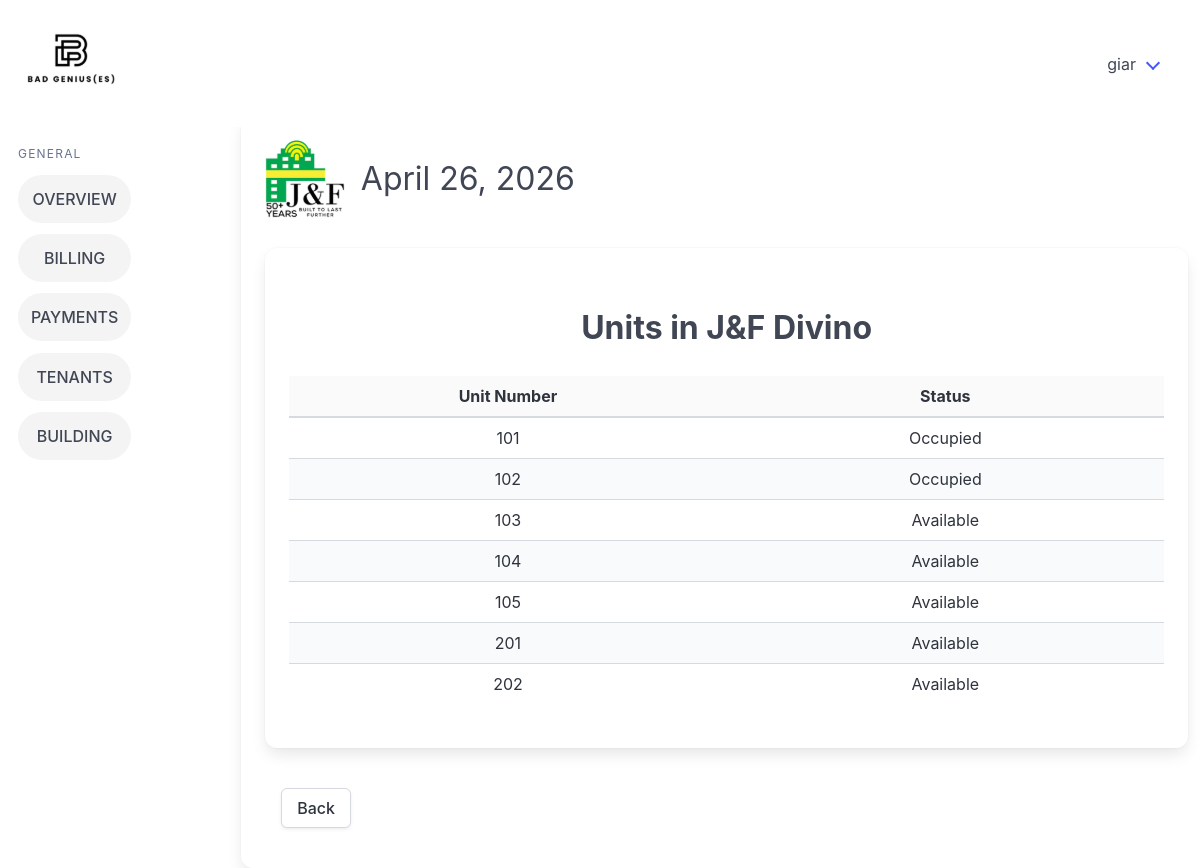
/view_units/1/ (signed in), run on the app's committed database.
### billingApp/models.py (models this page shows, shortened)
class Building(models.Model):
    buildingName = models.CharField(max_length=26, unique=True)
    signageCapacity = models.IntegerField(default=0)
    parkingCapacity = models.IntegerField(default=0)
    buildingAddress = models.CharField(max_length=50)
    modified_by = models.ForeignKey("Account", on_delete=models.SET_NULL, null=True, blank=True, related_name="+")
    modified_at = models.DateTimeField(auto_now=True, null=True, blank=True)
    objects = models.Manager

class Units(models.Model):
    building = models.ForeignKey(Building, on_delete=models.CASCADE)
    unitID = models.IntegerField()
    modified_by = models.ForeignKey("Account", on_delete=models.SET_NULL, null=True, blank=True, related_name="+")
    modified_at = models.DateTimeField(auto_now=True, null=True, blank=True)
    class Meta:
        unique_together = ('building', 'unitID')

### billingApp/views.py (the view)
# urls.py: path('view_units/<int:pk>/', views.view_units, name='view_units'),
@login_required
def view_units(request, pk):
    building = get_object_or_404(Building, pk=pk)
    units = Units.objects.filter(building=building).order_by("unitID")
    date_today = get_date_today()
    return render(request, "billingApp/view_units.html", {"building": building, "units": units, "date_today": date_today})

### billingApp/views.py (called while the page is built)
def get_date_today():
    from datetime import datetime
    return datetime.now().strftime("%B %d, %Y")

### billingApp/templates/billingApp/view_units.html
{% extends 'billingApp/base.html' %} {% load static %} {% block content %}
</div>
<div class="card card3">
    <div class="card-content has-text-centered">
        <h1 class="is-size-3 has-text-weight-bold p-5 mt-2">
            Units in {{ building.buildingName }}
        </h1>
        <div style="max-height: 400px; overflow-y: auto;">
            <table class="table is-fullwidth is-striped is-hoverable has-text-centered" style="table-layout: fixed;">
                <thead style="position: sticky; top: 0; background-color: white;">
                    <tr>
                        <th style="width:50%" class="has-text-centered">Unit Number</th>
                        <th style="width:50%" class="has-text-centered">Status</th>
                    </tr>
                </thead>
                <tbody>
                    {% for unit in units %}
                    <tr>
                        <td>{{ unit.unitID }}</td>
                        <td>
                            {% if unit.lease_set.exists %}
                                Occupied
                            {% else %}
                                Available
                            {% endif %}
                        </td>
                    </tr>
                    {% empty %}
                    <tr>
                        <td colspan="2">No units found for this building.</td>
                    </tr>
                    {% endfor %}
                </tbody>
            </table>
        </div>
    </div>
</div>
<div class="columns is-justify-content-center p-4">
        <div class="column is-12">
            <a class="button" href="{% url 'building_details' pk=building.pk %}">Back</a>
        </div>
    </div>
{% endblock %}

### billingApp/templates/billingApp/base.html (shortened to what this page needs)
{% load static %}
<!doctype html>
<html lang="en">
  <head>
    <link rel="stylesheet" href="{% static 'billingApp/css/style.css' %}" />
    <link rel="stylesheet" href="https://cdn.jsdelivr.net/npm/bulma@1.0.4/css/bulma.min.css" />
  </head>
  <body>
    <nav class="navbar p-5" role="navigation" aria-label="main navigation">
      <div class="navbar-brand">
        <a class="" href="{% url 'home_page' %}">
        </a>
      </div>
      <div id="navbarBasicExample" class="navbar-menu">
        <div class="navbar-end">
          <div class="navbar-item has-dropdown is-hoverable">
            <a class="navbar-link">{{ user.username }}</a>
          </div>
        </div>
      </div>
    </nav>
    <div class="columns">
      <aside class="menu">
        <p class="menu-label">General</p>
        <ul class="menu-list">
          <li><a href="{% url 'home_page' %}" class="sidebarItems button is-light is-rounded is-fullwidth">OVERVIEW</a></li>
          <li><a href="{% url 'billing_records_main' %}" class="sidebarItems button is-light is-rounded is-fullwidth">BILLING</a></li>
          <li><a href="{% url 'payments_main' %}" class="sidebarItems button is-light is-rounded is-fullwidth">PAYMENTS</a></li>
          <li><a href="{% url 'tenants_main' %}" class="sidebarItems button is-light is-rounded is-fullwidth">TENANTS</a></li>
          <li><a href="{% url 'buildings_main' %}" class="sidebarItems button is-light is-rounded is-fullwidth">BUILDING</a></li>
        </ul>
      </aside>
      {% block logo %}
      <div class="card card1">
        <div class="card-content">
          <div class="columns is-4">
            <div class="column is-1">
            </div>
            <div class="column">
              <h1 class="is-size-3 pt-4 pl-4">{{ date_today }}</h1>
            </div>
    {% endblock %} {% block content %} {% endblock %}
  </body>
</html>

### billingApp/static/billingApp/css/style.css (style rules this page uses)
.menu { position: sticky; display: inline-block; vertical-align: top; max-height: 100vh; overflow-y: auto; width: 200px; top: 0; bottom: 0; padding: 30px; }
.menu .menu-list li { margin-bottom: 0.7rem; }
.menu .menu-list li a { padding: 0.75rem 0.9rem; }
.card1 { margin-left: 80px !important; width: 1200px !important; }
.card3 { min-height: 500px !important; }
thead { background-color: #fafafa !important; }
.sidebarItems { background-color: #f4f4f4 !important; }

### data on the page
Building: buildingName "J&F Divino"
Units: unitID "101", shows "Occupied"
Units: unitID "102", shows "Occupied"
Units: unitID "103", shows "Available"
Units: unitID "104", shows "Available"
Units: unitID "105", shows "Available"
Units: unitID "201", shows "Available"
Units: unitID "202", shows "Available"

### other printed values
{{ user.username }} "giar"
{{ date_today }} "April 26, 2026"
